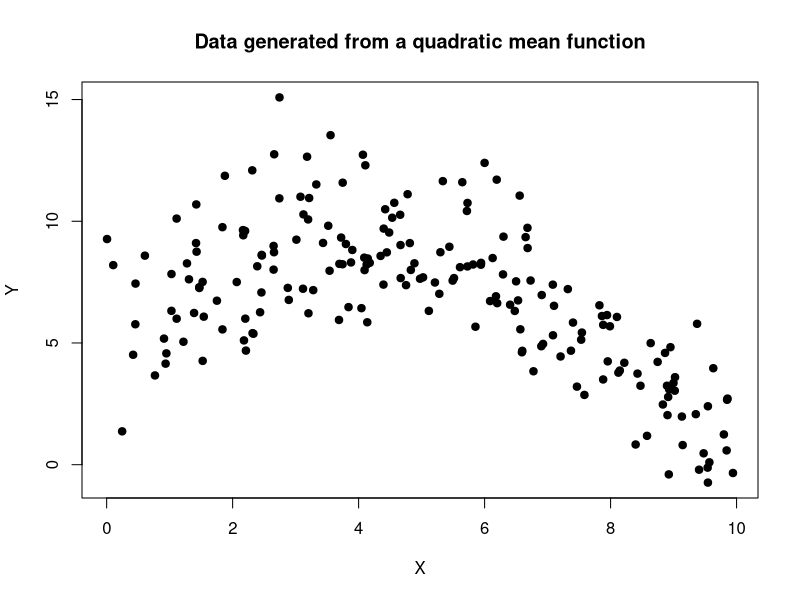
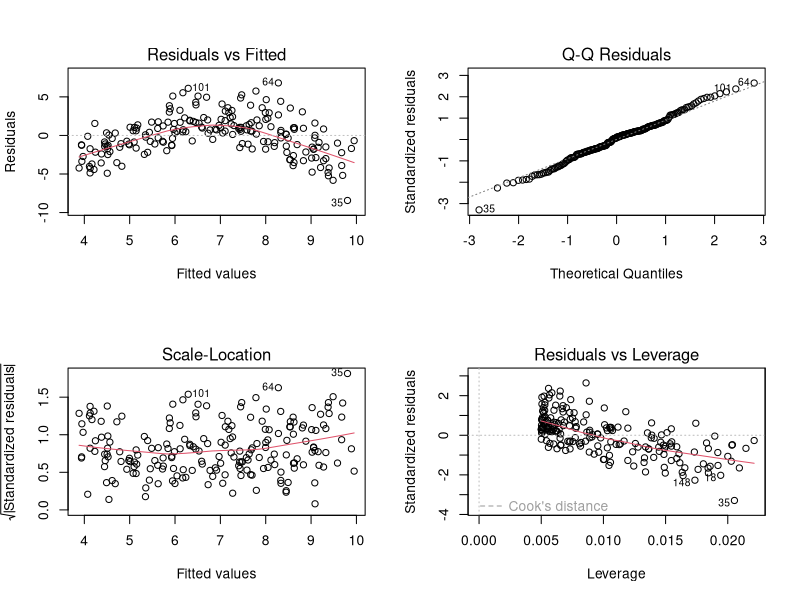
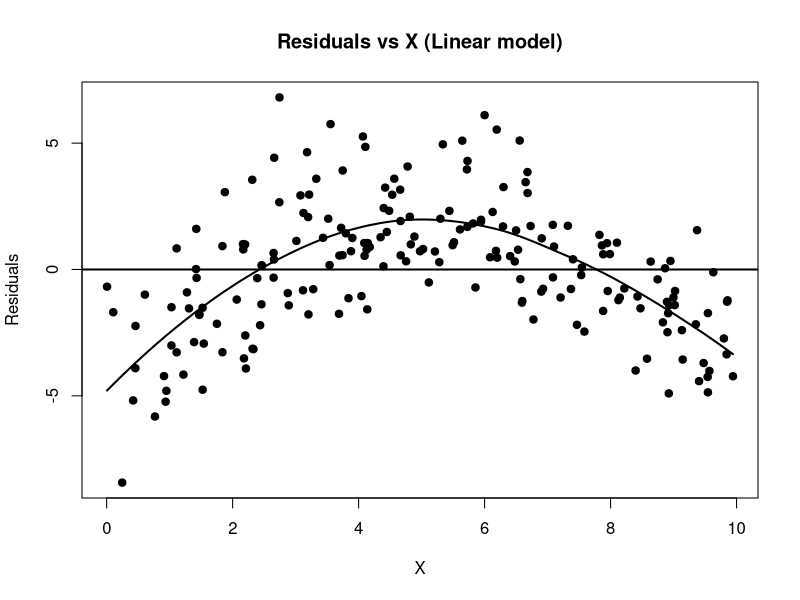
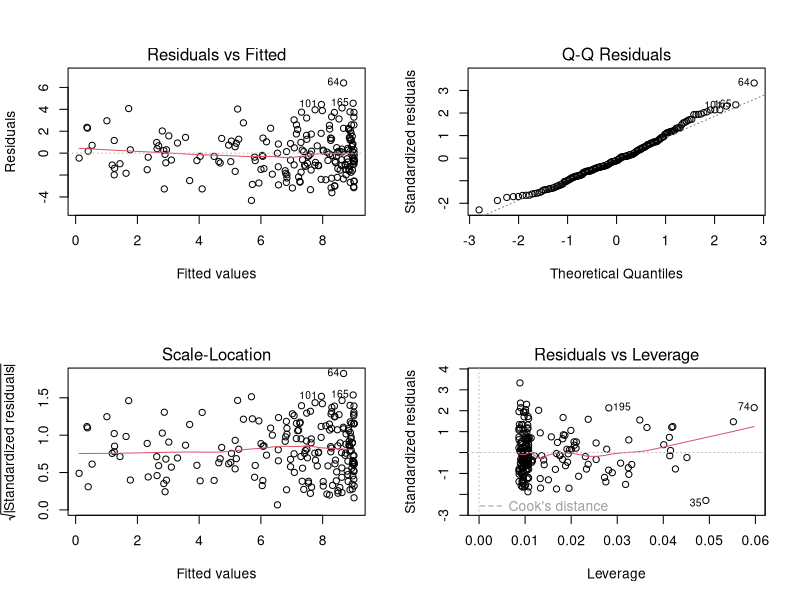
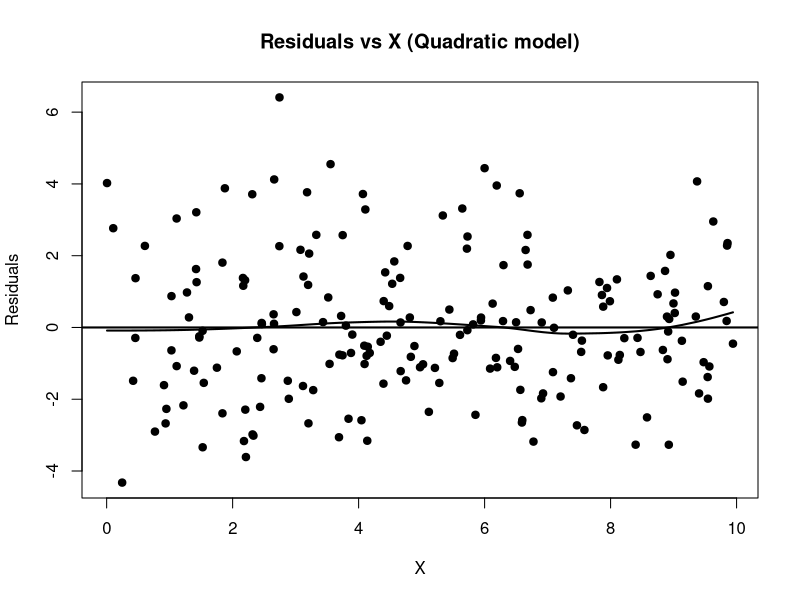
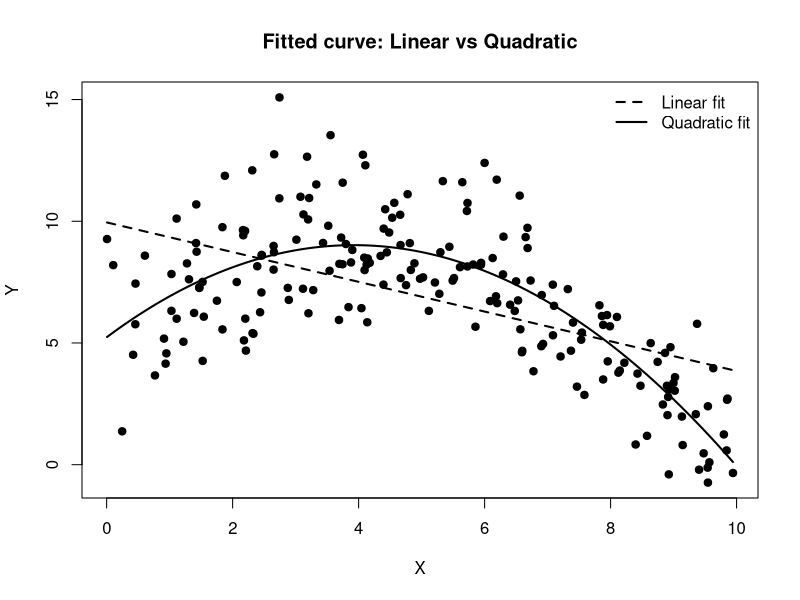

The R script that drew these images, in order:
## ============================================================
## Polynomial Regression Demo (Graduate Applied Regression)
## Goals:
## 1) Simulate data with a true quadratic relationship
## 2) Fit (misspecified) linear model and show diagnostics
## 3) Fit quadratic model and show diagnostics improve
## 4) Compare non-centered vs centered polynomial terms
## 5) Partial F-test for the quadratic term (nested model test)
## 6) Compare VIFs (multicollinearity) centered vs non-centered
## ============================================================

set.seed(123)

## ----------------------------
## 0) Simulate data (true quadratic)
## ----------------------------
n <- 200
X <- runif(n, min = 0, max = 10)

# True mean function: concave down (quadratic)
beta0 <- 5
beta1 <- 2.0
beta2 <- -0.25
sigma <- 2.0

Y <- beta0 + beta1 * X + beta2 * X^2 + rnorm(n, sd = sigma)

dat <- data.frame(Y = Y, X = X)

## Helpful: visualize the raw pattern
plot(dat$X, dat$Y, pch = 19,
     xlab = "X", ylab = "Y",
     main = "Data generated from a quadratic mean function")

## ----------------------------
## 1) Fit misspecified linear model (omit X^2)
## ----------------------------
m_lin <- lm(Y ~ X, data = dat)
cat("\n--- Linear model (misspecified): Y ~ X ---\n")
print(summary(m_lin))

## Diagnostics: residual vs fitted, scale-location, QQ, leverage
par(mfrow = c(2, 2))
plot(m_lin)
par(mfrow = c(1, 1))

## A targeted diagnostic: residuals vs X (should show curvature)
plot(dat$X, resid(m_lin), pch = 19,
     xlab = "X", ylab = "Residuals",
     main = "Residuals vs X (Linear model)")
abline(h = 0, lwd = 2)

## Add a smooth curve to highlight curvature (base R loess)
ord <- order(dat$X)
lines(dat$X[ord], predict(loess(resid(m_lin) ~ X, data = dat))[ord], lwd = 2)

## ----------------------------
## 2) Fit quadratic model (include X^2) - non-centered
## ----------------------------
m_quad_raw <- lm(Y ~ X + I(X^2), data = dat)
cat("\n--- Quadratic model (raw powers): Y ~ X + X^2 ---\n")
print(summary(m_quad_raw))

## Partial F-test for the quadratic term (nested test)
cat("\n--- Partial F-test: add X^2 term ---\n")
print(anova(m_lin, m_quad_raw))

## Diagnostics should improve (residual pattern reduced)
par(mfrow = c(2, 2))
plot(m_quad_raw)
par(mfrow = c(1, 1))

plot(dat$X, resid(m_quad_raw), pch = 19,
     xlab = "X", ylab = "Residuals",
     main = "Residuals vs X (Quadratic model)")
abline(h = 0, lwd = 2)
lines(dat$X[ord], predict(loess(resid(m_quad_raw) ~ X, data = dat))[ord], lwd = 2)

## Overlay fitted curves for linear vs quadratic
plot(dat$X, dat$Y, pch = 19,
     xlab = "X", ylab = "Y",
     main = "Fitted curve: Linear vs Quadratic")
xgrid <- seq(min(dat$X), max(dat$X), length.out = 200)

yhat_lin  <- predict(m_lin, newdata = data.frame(X = xgrid))
yhat_quad <- predict(m_quad_raw, newdata = data.frame(X = xgrid))

lines(xgrid, yhat_lin,  lwd = 2, lty = 2)  # dashed
lines(xgrid, yhat_quad, lwd = 2)           # solid
legend("topright",
       legend = c("Linear fit", "Quadratic fit"),
       lty = c(2, 1), lwd = 2, bty = "n")

## ----------------------------
## 3) Center X and refit quadratic model
## ----------------------------
dat$Xc <- dat$X - mean(dat$X)

m_quad_cent <- lm(Y ~ Xc + I(Xc^2), data = dat)
cat("\n--- Quadratic model (centered): Y ~ Xc + Xc^2 ---\n")
print(summary(m_quad_cent))

## Note: Fit statistics should be identical (same fitted values),
## but coefficient interpretation changes.

cat("\n--- Compare fitted values: raw vs centered quadratic ---\n")
cat("Max absolute difference in fitted values: ",
    max(abs(fitted(m_quad_raw) - fitted(m_quad_cent))), "\n")

cat("\nInterpretation note:\n")
cat("* In the raw model, the X coefficient is the slope at X = 0.\n")
cat("* In the centered model, the Xc coefficient is the slope at X = mean(X).\n")

## Partial F-test for Xc^2 term (centered version)
m_lin_cent <- lm(Y ~ Xc, data = dat)
cat("\n--- Partial F-test (centered): add Xc^2 term ---\n")
print(anova(m_lin_cent, m_quad_cent))

## ----------------------------
## 4) Multicollinearity comparison: VIF raw vs centered
## ----------------------------
vif_manual <- function(df, predictors) {
  out <- numeric(length(predictors))
  names(out) <- predictors
  for (j in seq_along(predictors)) {
    xj <- predictors[j]
    others <- predictors[-j]
    form <- as.formula(paste(xj, "~", paste(others, collapse = " + ")))
    r2 <- summary(lm(form, data = df))$r.squared
    out[xj] <- 1 / (1 - r2)
  }
  out
}

# Build the columns explicitly so we can compute VIFs on the same dataframe
dat$X2  <- dat$X^2
dat$Xc2 <- dat$Xc^2

cat("\n--- Manual VIFs: raw polynomial terms (X, X^2) ---\n")
print(vif_manual(dat, c("X", "X2")))

cat("\n--- Manual VIFs: centered polynomial terms (Xc, Xc^2) ---\n")
print(vif_manual(dat, c("Xc", "Xc2")))

cat("\nVIF note:\n")
cat("* Raw (X, X^2) are usually highly collinear -> large VIFs.\n")
cat("* Centering reduces corr(Xc, Xc^2) -> smaller VIFs and more stable SEs.\n")

## ----------------------------
## 5) Optional: show correlation reduction directly
## ----------------------------
cat("\n--- Correlations: raw vs centered ---\n")
cat("cor(X, X^2)   =", cor(dat$X,  dat$X2),  "\n")
cat("cor(Xc, Xc^2) =", cor(dat$Xc, dat$Xc2), "\n")

## ----------------------------
## 6) Key takeaways printed
## ----------------------------
cat("\n--- Key Takeaways ---\n")
cat("1) Omitting X^2 when true mean is quadratic yields patterned residuals (curvature).\n")
cat("2) Adding X^2 typically removes structure in residual plots and improves fit.\n")
cat("3) Partial F-test compares nested models to test whether X^2 adds explanatory power.\n")
cat("4) Centering does not change fitted values or the F-test, but improves interpretation and reduces multicollinearity.\n")
